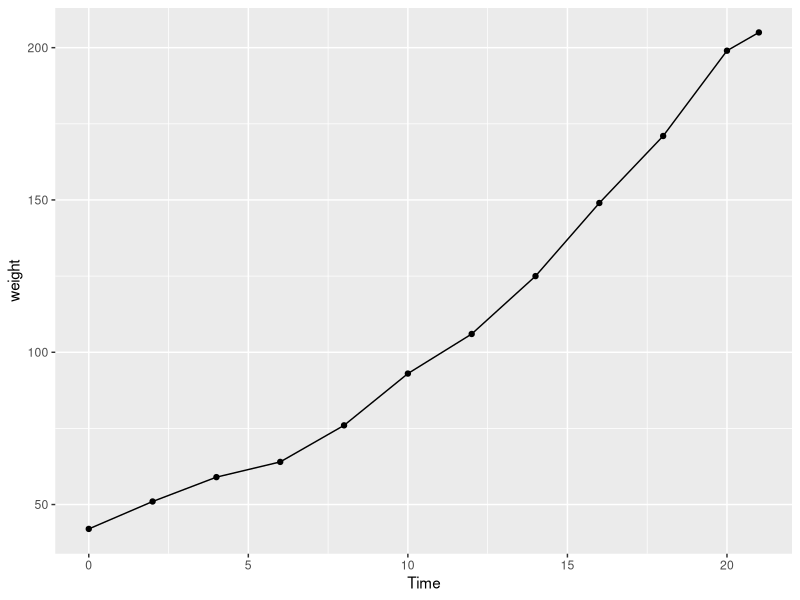
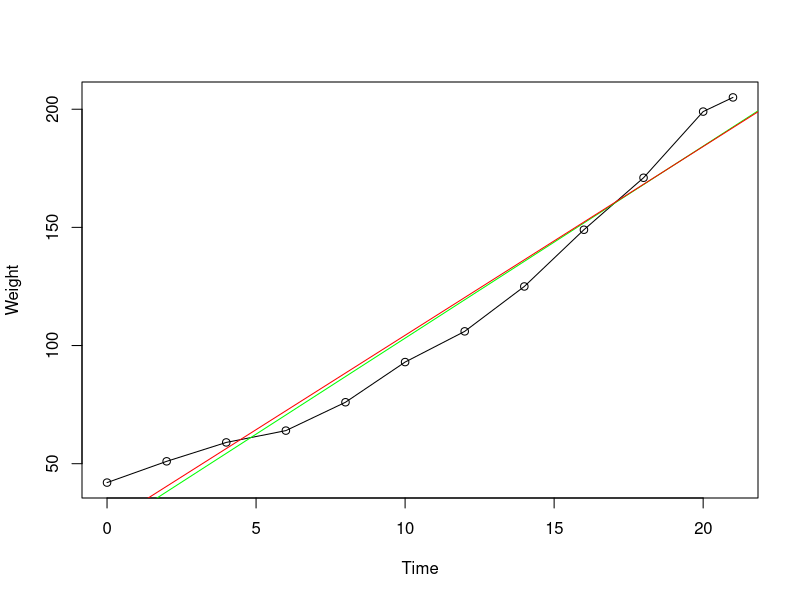
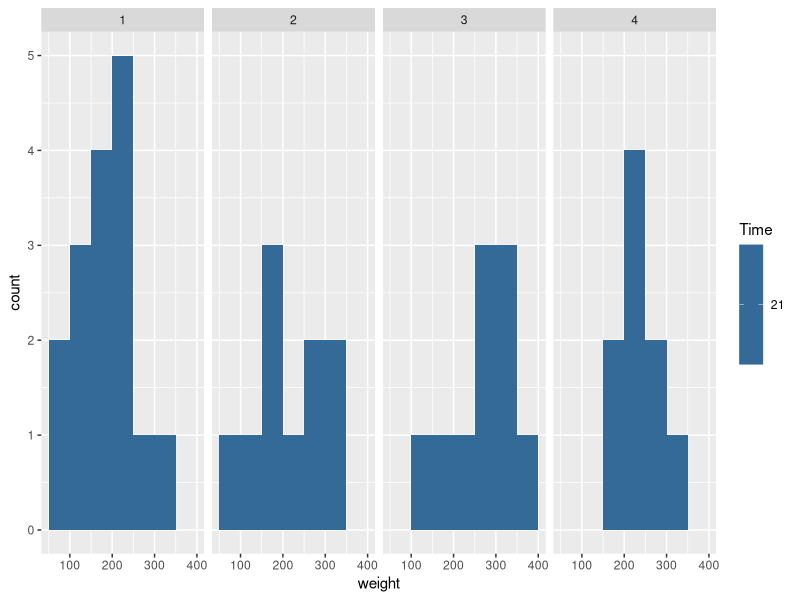
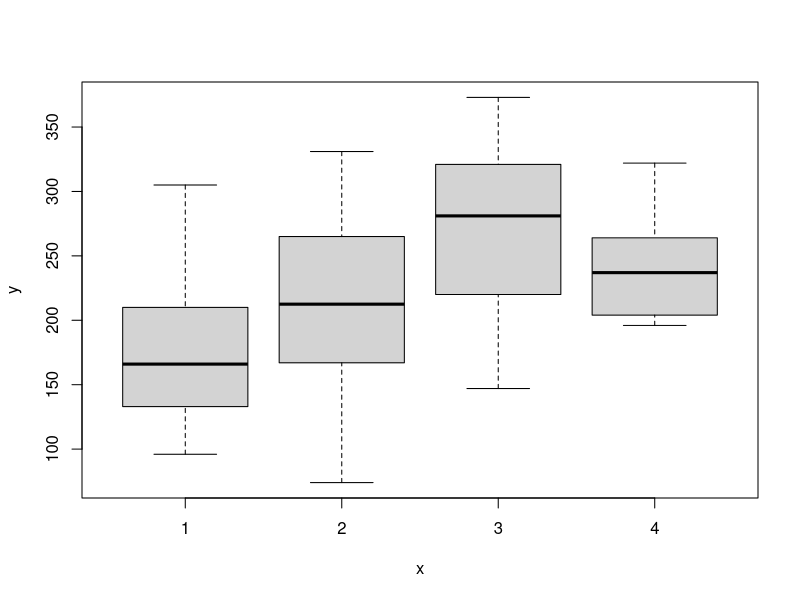
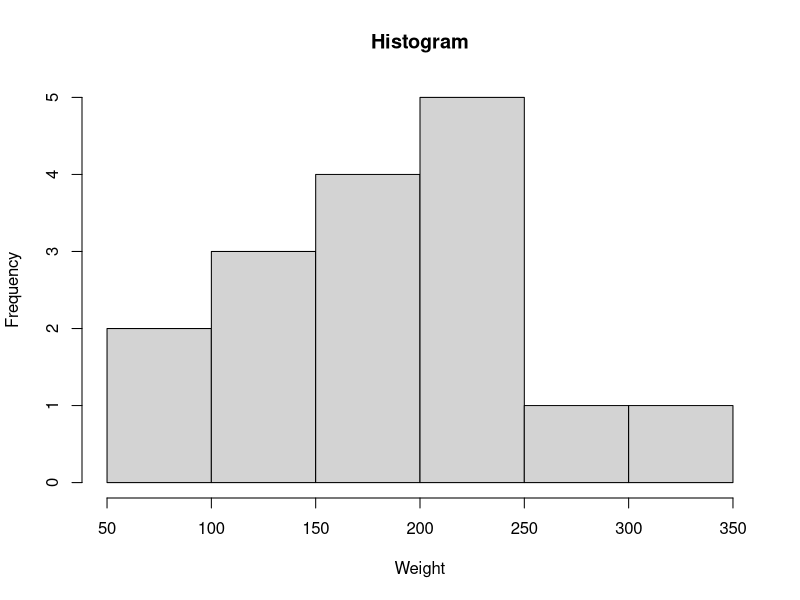
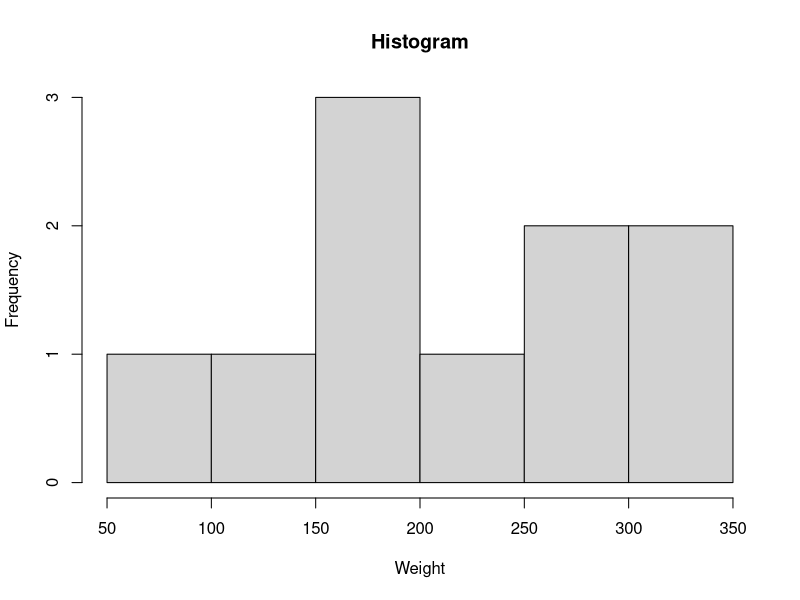
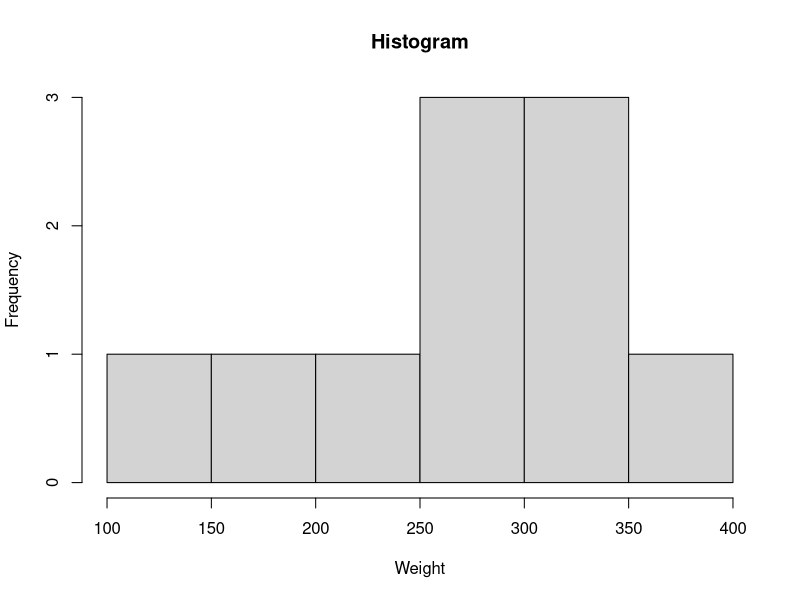
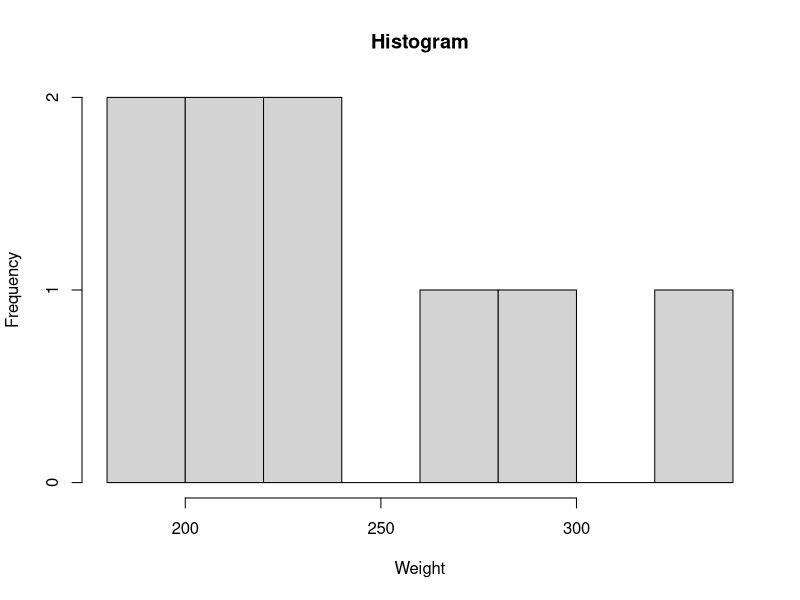

These charts were generated, in order, by the following R code:
# Load libraries
library('ggplot2')

# you may need to install GGPLOT2 first as follows
# install.packages('ggplot2')

# Load the dataset
data(ChickWeight)

# check the data
str(ChickWeight)

##### Exercise 1.8.1 
### Question i)
# Subset data for chick 1
ChickWeight1 <- ChickWeight[ ChickWeight$Chick == 1 , ]
# Create Plot using GGPLOT2
ggplot(ChickWeight1) + geom_point(aes(x=Time, y=weight)) + geom_line(aes(x=Time, y=weight))

### Alternatively, Create Plot using Plot function
plot(x = ChickWeight1$Time, y = ChickWeight1$weight, xlab = 'Time', ylab = 'Weight') 
# Join the points
lines(ChickWeight1$Time, ChickWeight1$weight)
# Draw a single line through all the data (like the line of best fit)
abline(line(ChickWeight1$Time, ChickWeight1$weight), col="green")
# Use a different (but similiar) algorithm for the line of best fit
abline(lsfit(ChickWeight1$Time, ChickWeight1$weight), col="red")

### Question ii)
# Look at data
ChickWeight1

# get a vector of the vectors and get the first and last values
weight0 <- ChickWeight1$weight[1]
weight21 <- ChickWeight1$weight[12]

times_heavier <- weight21 / weight0
# 4.880952

### Question iii)

# Get the weights of all the chick Weights and use `which.max` to find the index of the maximum
idx <- which.max(ChickWeight$weight)
# Next use this index pull out this row from ChickWright
heaviestChickRow <- ChickWeight[idx,]
heaviestChick <- ChickWeight[idx,]$Chick
#35


### Question iv)
# Make histograms for the weights of the chicks on the four different diets after 21 days. Save them as PNG files. 
ChickWeight21Days = ChickWeight[ChickWeight$Time == 21,]
# my old attempt (was a bar plot and not a histogram)
# ggplot(ChickWeight21Days, aes(Diet, weight)) + geom_bar(stat="identity", position = "dodge", aes(fill=Chick), colour="black")
# ggplot(ChickWeight21Days, aes(Diet, weight)) + geom_bar(stat="identity")

ggplot(ChickWeight21Days) + geom_histogram(aes(weight, fill=Time), breaks=seq(50, 400, by = 50)) + facet_grid(. ~ Diet)

### Alternatively, use default plot command
# Try the original plot command we used for the scatterplot - see some interesting stuff (it automatically draw a boxplot)
plot(x = ChickWeight21Days$Diet, y = ChickWeight21Days$weight, )

# Subset the ChickWeight21Days further based on the diet
ChickWeight21Days_diet1 <- ChickWeight21Days[ChickWeight21Days$Diet == 1,]
ChickWeight21Days_diet2 <- ChickWeight21Days[ChickWeight21Days$Diet == 2,]
ChickWeight21Days_diet3 <- ChickWeight21Days[ChickWeight21Days$Diet == 3,]
ChickWeight21Days_diet4 <- ChickWeight21Days[ChickWeight21Days$Diet == 4,]

# Draw the histogram (and assign to a variable)
hist(x = ChickWeight21Days_diet1$weight, main="Histogram", xlab="Weight", ylab="Frequency")
hist(x = ChickWeight21Days_diet2$weight, main="Histogram", xlab="Weight", ylab="Frequency")
hist(x = ChickWeight21Days_diet3$weight, main="Histogram", xlab="Weight", ylab="Frequency")
hist(x = ChickWeight21Days_diet4$weight, main="Histogram", xlab="Weight", ylab="Frequency")

# lines(density(ChickWeight21Days_diet1$weight)) #plot a density curve 

###Question v)
aggregate(ChickWeight21Days$weight, list(ChickWeight21Days$Diet), mean)
#   Group.1        x
# 1       1 177.7500
# 2       2 214.7000
# 3       3 270.3000
# 4       4 238.5556

aggregate(ChickWeight21Days$weight, list(ChickWeight21Days$Diet), sd)
#   Group.1        x
# 1       1 58.70207
# 2       2 78.13813
# 3       3 71.62254
# 4       4 43.34775

